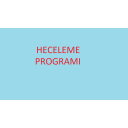

Generate this figure with Python:
from tkinter import *
import os
import tkinter.ttk as ttk
import tkinter as tk
from pyperclip import copy, paste
from docx import Document
from docx.enum.text import WD_ALIGN_PARAGRAPH
from docx.shared import Pt
from docx.shared import RGBColor

def temizle():
    pano.delete('1.0', END)
    

def yapistir():
    metin=paste()
    
    pano.insert(END,metin)

def hecele():
    hece=pano.get(1.0,END)

    hecele = []

    bits = ''.join(['1' if l in 'AEIİOÖUÜaeıioöuü' else '0' for l in hece])

    seperators = (('101', 1),('1001', 2),('10001', 3))

    index, cut_start_pos = 0, 0

    while index < len(bits):
        for seperator_pattern, seperator_cut_pos in seperators:
            if bits[index:].startswith(seperator_pattern):
                hecele.append(hece[cut_start_pos:index + seperator_cut_pos])

                index += seperator_cut_pos
                cut_start_pos = index
                break

        index += 1

    hecele.append(hece[cut_start_pos:])

    s=len(hecele)     
        
    document = Document()
    style = document.styles['Normal']
    font = style.font
    font.name = 'TTKB DikTemel Abece'
    font.size = Pt(28)

    paragraph = document.add_paragraph()
    for enum, kelime in enumerate(hecele):
        hece = paragraph.add_run(kelime)
        font = hece.font
        if enum%2==0:
            font.color.rgb = RGBColor(255, 0, 0)
        else:
            font.color.rgb = RGBColor(0, 0, 255)
        
    document.save('heceleme.docx')

    os.system("libreoffice --writer heceleme.docx")

pencere=Tk()
pencere.tk_setPalette("light blue")
pencere.attributes("-fullscreen", 1)

mainframe = ttk.Frame(pencere,padding='3 3 12 12')
mainframe.grid(column=0, row=0)
mainframe.columnconfigure(0, weight=1)
mainframe.rowconfigure(0, weight =1)
                    
label=Label(text="HECELEME PROGRAMI",fg="red",font=("TTKB DikTemel Abece" ,20))
label.place(relx = 0.45, rely = 0.05)                  
    
pano=Text( height=10, width=60,fg="black",bg="white",font=("TTKB DikTemel Abece",28))
pano.place(relx = 0.05, rely = 0.1)

buton2=Button()
buton2.config(text="KOPYALADIĞIN METNİ YAPIŞTIR", command=yapistir,width='30',bg="red",fg="white",font=("TTKB DikTemel Abece" ,16))
buton2.place(relx = 0.05, rely = 0.85)

buton1=Button()
buton1.config(text="HECELE", command=hecele,width='25',bg="red",fg="white",font=("TTKB DikTemel Abece" ,16))
buton1.place(relx = 0.30, rely = 0.85)

buton2=Button()
buton2.config(text="TEMİZLE", command=temizle,width='25',bg="red",fg="white",font=("TTKB DikTemel Abece" ,16))
buton2.place(relx = 0.52, rely = 0.85)

buton=Button()
buton.config(text="ÇIKIŞ",command=pencere.destroy,width='25',bg="red",fg="white",font=('TTKB DikTemel Abece',16))
buton.place(relx = 0.74, rely = 0.85)

pencere.mainloop()

